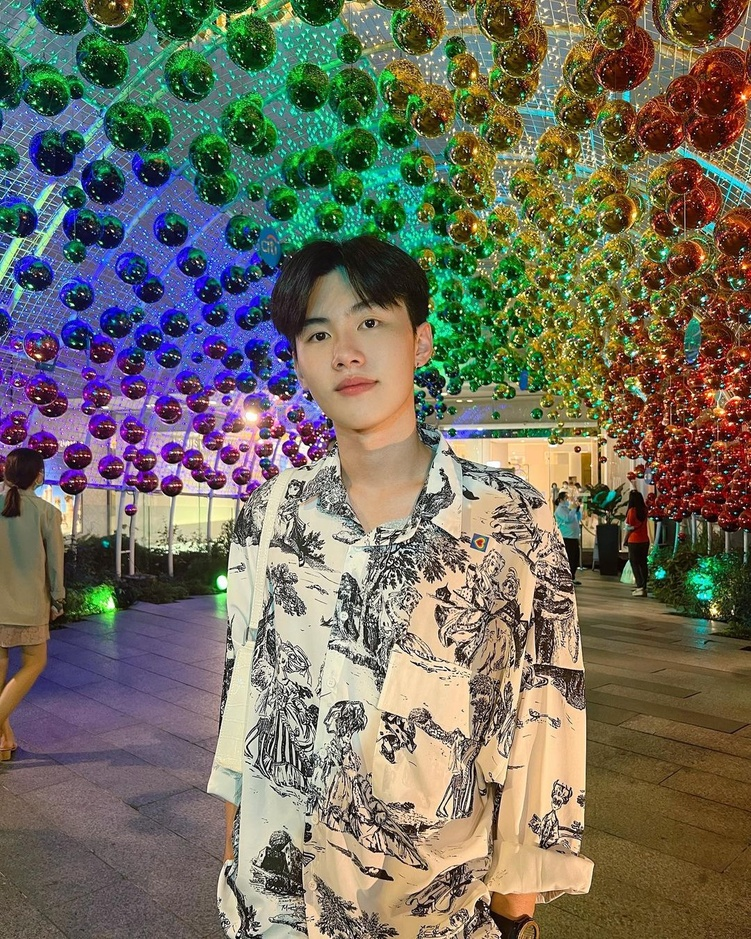
#> input picture Lab Histogram/prom.jpg, 751 x 939 px, shrunk from 1080 x 1350 before the run, found by its file name
$ python h5.py
#> lines starting #> are read from the running program, lines starting #| are printed output that depends on the picture; long printed decimals are rounded
import cv2
img1 = cv2.imread('Lab Histogram/prom.jpg',0)
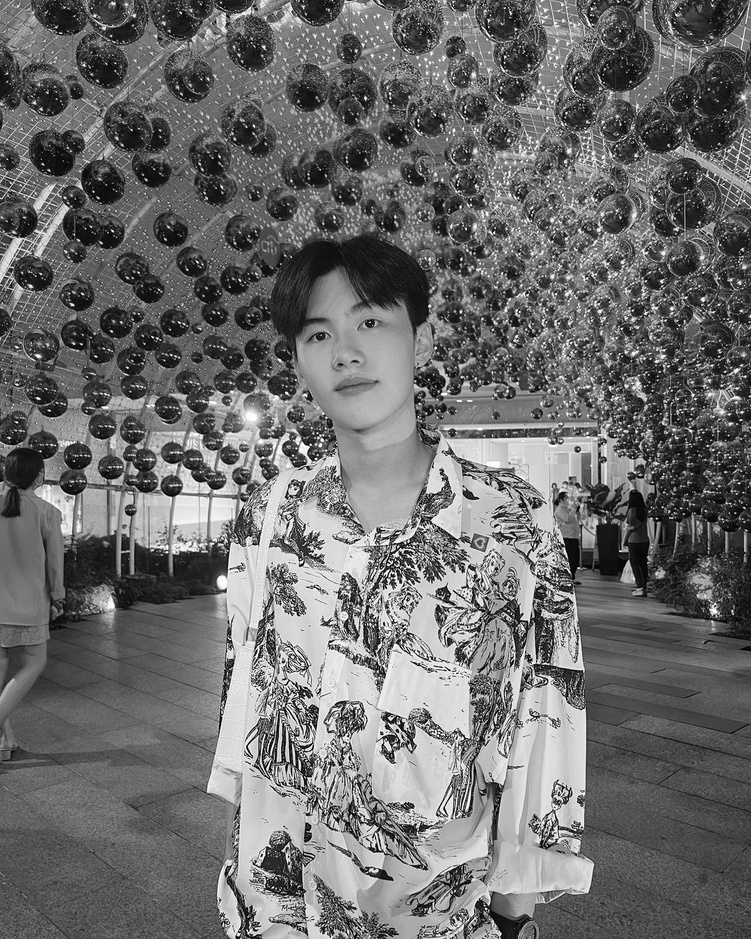
#> img1: shape (939, 751); min 0, max 255, mean 108.3
img2 = cv2.imread('Lab Histogram/dunk.jpg',0)
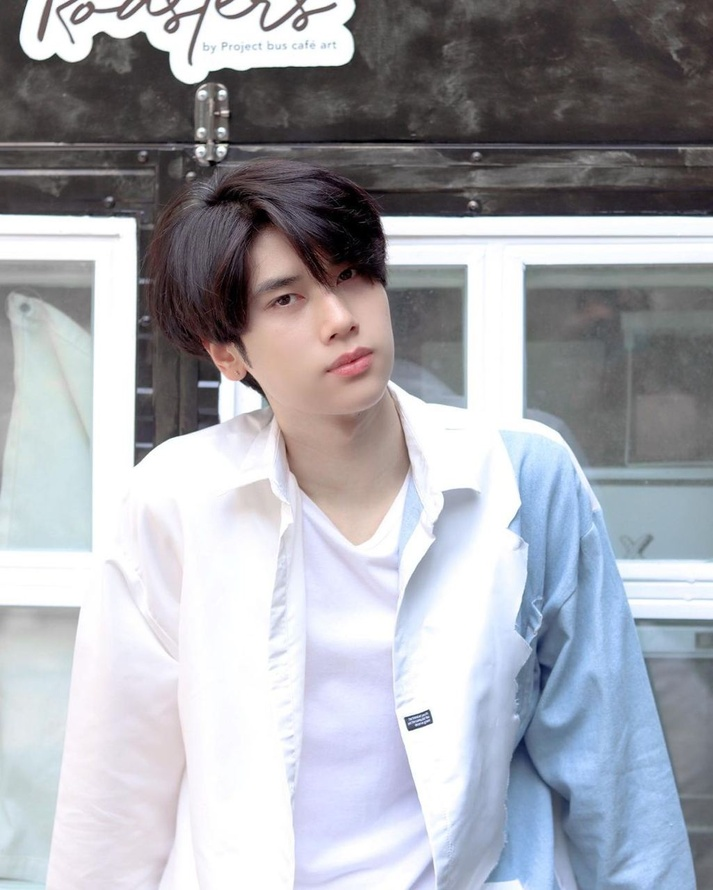
#> input picture Lab Histogram/dunk.jpg, 713 x 890 px, shrunk from 1025 x 1280 before the run, found by its file name
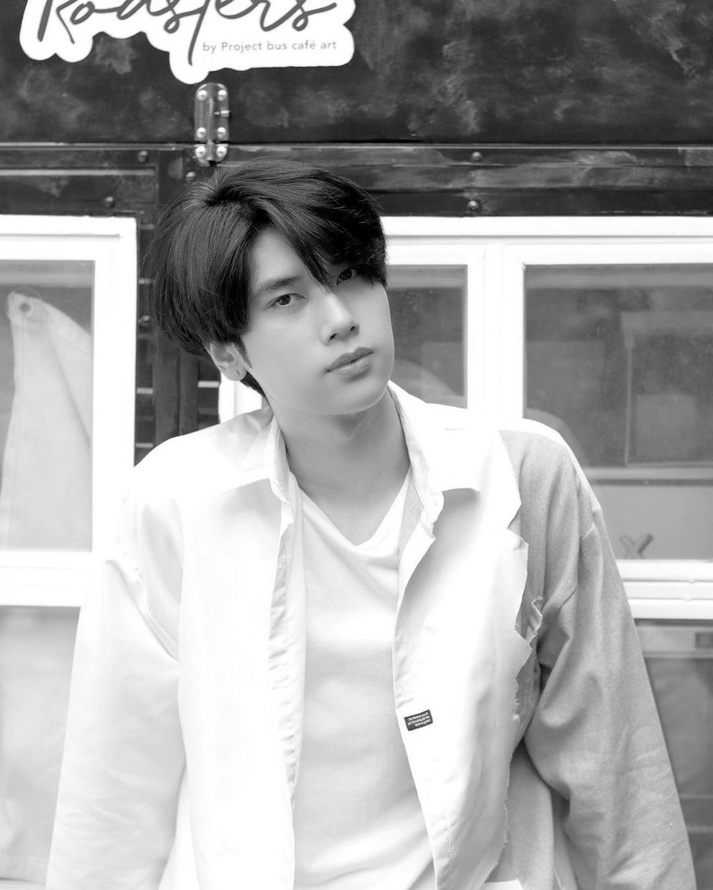
#> img2: shape (890, 713); min 0, max 255, mean 167.6
hist_img1 = cv2.calcHist([img1], [0], None, [256], [0, 256])
#> hist_img1 = 256 values, max 5865 at index 90, min 167 at index 254, mean 2754.6
hist_img2 = cv2.calcHist([img2], [0], None, [256], [0, 256])
#> hist_img2 = 256 values, max 59887 at index 255, min 227 at index 13, mean 2478.8
ppromxx = cv2.compareHist(hist_img1, hist_img2, cv2.HISTCMP_CORREL)
#> ppromxx = -0.178
if ppromxx == 1:
    print("ภาพเหมือนกัน , มีผลต่างเท่ากับ = ", ppromxx)
else:
    print("ภาพต่างกัน , มีผลต่างเท่ากับ = ", ppromxx)
#| ภาพต่างกัน , มีผลต่างเท่ากับ =  -0.1784
